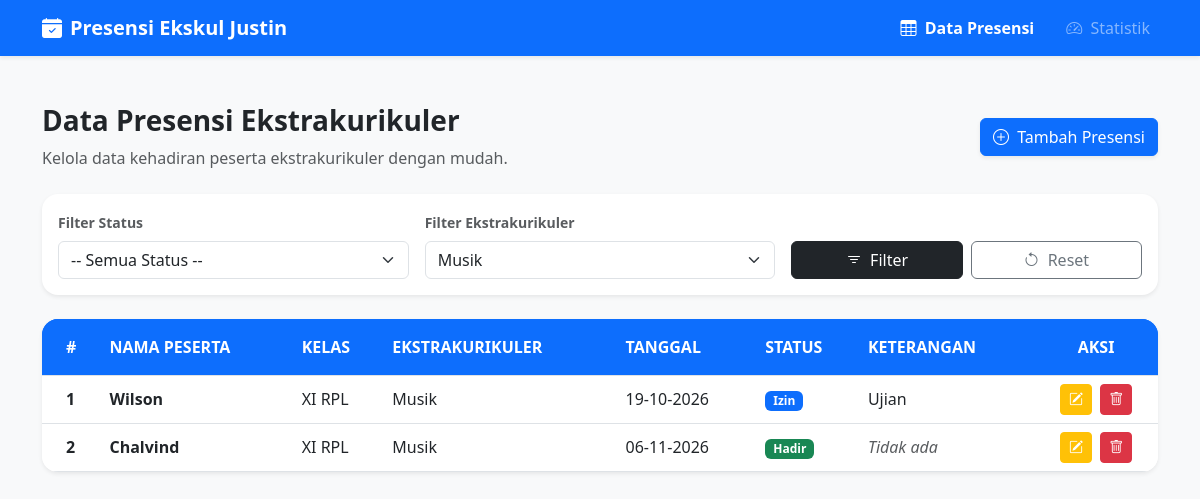
The app's page /index.php?ekstrakurikuler=Musik with its own data.
### tables this page shows
CREATE TABLE `presensi_ekskul` (
  `id_presensi` int(11) NOT NULL,
  `nama_peserta` varchar(50) NOT NULL,
  `kelas` varchar(20) NOT NULL,
  `ekstrakurikuler` varchar(50) NOT NULL,
  `tanggal` date NOT NULL,
  `status` enum('Hadir','Izin','Sakit','Alpha') NOT NULL,
  `keterangan` varchar(100) NOT NULL
);

### index.php (the view, shortened to what this page needs)
<?php
include 'koneksi.php';
$filter_ekskul = $_GET['ekstrakurikuler'] ?? '';
$sql = "SELECT * FROM presensi_ekskul WHERE 1=1";
$params = [];
if (!empty($filter_ekskul)) {
    $sql .= " AND ekstrakurikuler = :ekstrakurikuler";
    $params[':ekstrakurikuler'] = $filter_ekskul;
}
$sql .= " ORDER BY id_presensi DESC";
$stmt = $pdo->prepare($sql);
$stmt->execute($params);
$stmtEkskulList = $pdo->query("SELECT DISTINCT ekstrakurikuler FROM presensi_ekskul ORDER BY ekstrakurikuler ASC");
$ekskulList = $stmtEkskulList->fetchAll(PDO::FETCH_COLUMN);
?>
<!DOCTYPE html>
<html lang="id">
<head>
    <link href="https://cdn.jsdelivr.net/npm/bootstrap@5.3.0/dist/css/bootstrap.min.css" rel="stylesheet">
    <link rel="stylesheet" href="https://cdn.jsdelivr.net/npm/bootstrap-icons@1.10.5/font/bootstrap-icons.css">
</head>
<body class="bg-light">
    <nav class="navbar navbar-expand-lg navbar-dark bg-primary shadow-sm">
        <div class="container">
            <a class="navbar-brand fw-bold" href="index.php"><i class="bi bi-calendar-check-fill me-2"></i>Presensi Ekskul Justin</a>
            <div class="navbar-nav ms-auto flex-row gap-3">
                <a class="nav-link active fw-bold text-white" href="index.php"><i class="bi bi-table me-1"></i> Data Presensi</a>
                <a class="nav-link text-white-50" href="dashboard.php"><i class="bi bi-speedometer2 me-1"></i> Statistik</a>
            </div>
        </div>
    </nav>
    <div class="container my-5">
        <div class="d-flex justify-content-between align-items-center mb-4">
            <div>
                <h3 class="fw-bold text-dark">Data Presensi Ekstrakurikuler</h3>
                <p class="text-muted mb-0">Kelola data kehadiran peserta ekstrakurikuler dengan mudah.</p>
            </div>
            <a href="tambah.php" class="btn btn-primary shadow-sm">
                <i class="bi bi-plus-circle me-1"></i> Tambah Presensi
            </a>
        </div>
        <div class="card shadow-sm border-0 rounded-4 mb-4 p-3 bg-white">
            <form method="GET" action="" class="row g-3 align-items-end">
                <div class="col-md-4">
                    <label class="form-label fw-semibold small text-muted">Filter Status</label>
                    <select name="status" class="form-select">
                        <option value="">-- Semua Status --</option>
                    </select>
                </div>
                <div class="col-md-4">
                    <label class="form-label fw-semibold small text-muted">Filter Ekstrakurikuler</label>
                    <select name="ekstrakurikuler" class="form-select">
                        <?php foreach ($ekskulList as $eks): ?>
                            <option value="<?= htmlspecialchars($eks) ?>" <?= $filter_ekskul == $eks ? 'selected' : '' ?>><?= htmlspecialchars($eks) ?></option>
                        <?php endforeach; ?>
                    </select>
                </div>
                <div class="col-md-4 d-flex gap-2">
                    <button type="submit" class="btn btn-dark w-100"><i class="bi bi-filter me-1"></i> Filter</button>
                    <a href="index.php" class="btn btn-outline-secondary w-100"><i class="bi bi-arrow-counterclockwise me-1"></i> Reset</a>
                </div>
            </form>
        </div>
        <div class="card shadow-sm border-0 rounded-4 overflow-hidden">
            <div class="card-body p-0">
                <div class="table-responsive">
                    <table class="table table-hover align-middle mb-0">
                        <thead class="bg-primary text-white text-uppercase fs-7">
                            <tr>
                                <th class="py-3 ps-4 bg-primary text-white">#</th>
                                <th class="py-3 bg-primary text-white">Nama Peserta</th>
                                <th class="py-3 bg-primary text-white">Kelas</th>
                                <th class="py-3 bg-primary text-white">Ekstrakurikuler</th>
                                <th class="py-3 bg-primary text-white">Tanggal</th>
                                <th class="py-3 bg-primary text-white">Status</th>
                                <th class="py-3 bg-primary text-white">Keterangan</th>
                                <th class="py-3 text-center bg-primary text-white">Aksi</th>
                            </tr>
                        </thead>
                        <tbody>
                            <?php
                            $no = 1;
                            while ($row = $stmt->fetch(PDO::FETCH_ASSOC)) {
                                $badgeClass = match($row['status']) {
                                    'Hadir' => 'bg-success',
                                    'Izin'  => 'bg-primary',
                                    'Sakit' => 'bg-warning text-dark',
                                    'Alpha' => 'bg-danger',
                                    default => 'bg-secondary'
                                };
                                echo "<tr>
                                    <td class='ps-4 fw-bold'>{$no}</td>
                                    <td><strong>" . htmlspecialchars($row['nama_peserta']) . "</strong></td>
                                    <td>" . htmlspecialchars($row['kelas']) . "</td>
                                    <td>" . htmlspecialchars($row['ekstrakurikuler']) . "</td>
                                    <td>" . date('d-m-Y', strtotime($row['tanggal'])) . "</td>
                                    <td><span class='badge {$badgeClass} px-2 py-1'>{$row['status']}</span></td>
                                    <td>" . (!empty($row['keterangan']) ? htmlspecialchars($row['keterangan']) : '<span class="text-muted fst-italic">Tidak ada</span>') . "</td>
                                    <td class='text-center'>
                                        <a href='edit.php?id={$row['id_presensi']}' class='btn btn-sm btn-warning text-white me-1' title='Edit'><i class='bi bi-pencil-square'></i></a>
                                        <a href='hapus.php?id={$row['id_presensi']}' class='btn btn-sm btn-danger' title='Hapus' onclick='return confirm(\"Yakin ingin menghapus data ini?\")'><i class='bi bi-trash'></i></a>
                                    </td>
                                </tr>";
                                $no++;
                            }
                            ?>
                        </tbody>
                    </table>
                </div>
            </div>
        </div>
    </div>
</body>
</html>

### records on screen
presensi_ekskul: nama_peserta "Wilson", kelas "XI RPL", ekstrakurikuler "Musik", tanggal "19-10-2026", status "Izin", keterangan "Ujian"
presensi_ekskul: nama_peserta "Chalvind", kelas "XI RPL", ekstrakurikuler "Musik", tanggal "06-11-2026", status "Hadir", keterangan "Tidak ada"

### other values on screen
form field ekstrakurikuler "Musik"
